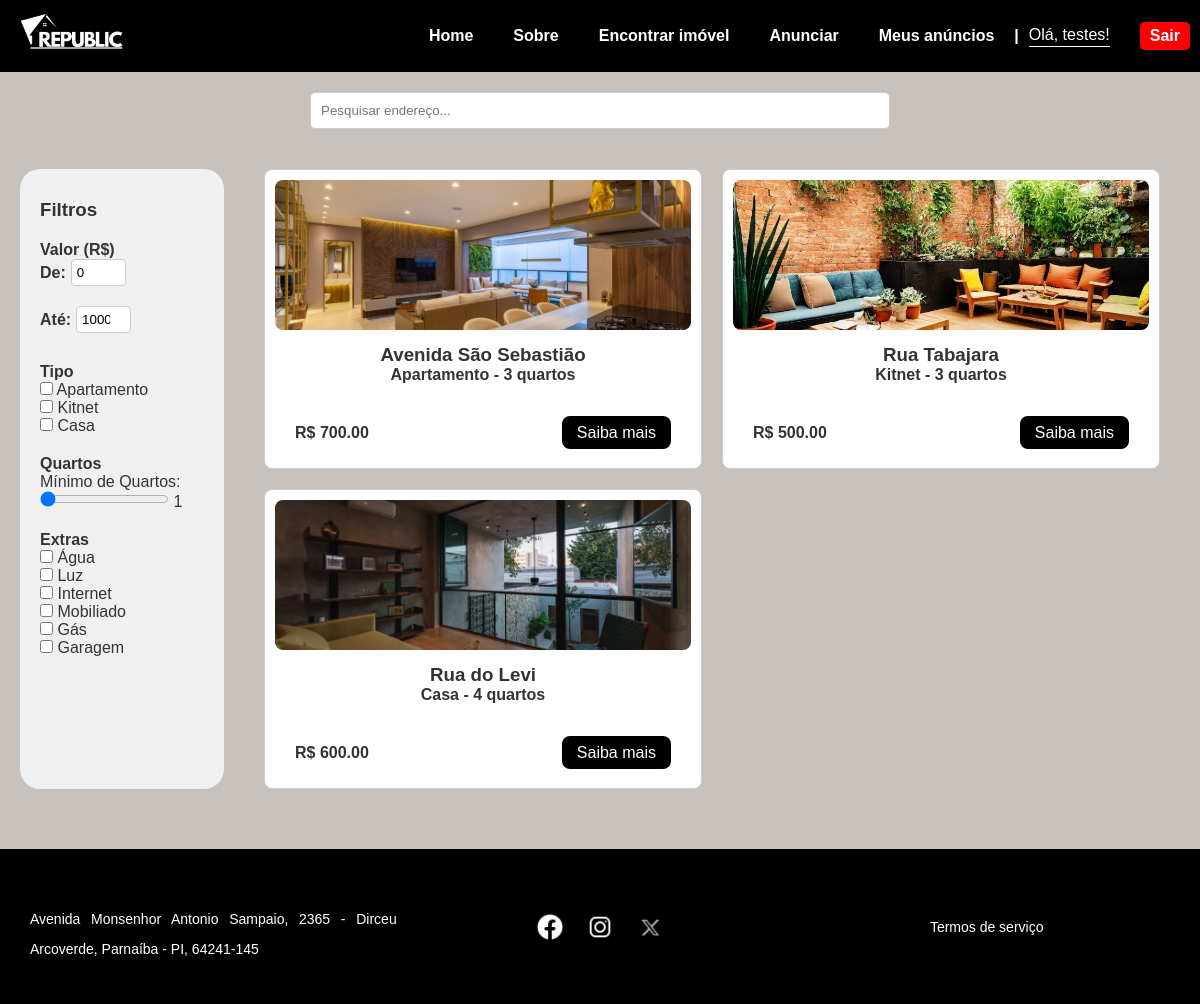
/pesquisa (signed in), run on the app's committed database.
### tables this page shows
CREATE TABLE usuarios (
            id INTEGER PRIMARY KEY AUTOINCREMENT,
            nome TEXT NOT NULL,
            email TEXT NOT NULL UNIQUE,
            senha TEXT NOT NULL,
            celular TEXT
        , tipo_usuario TEXT, telefone TEXT, solicitacao_exclusao INTEGER DEFAULT 0);

CREATE TABLE imoveis (
            id INTEGER PRIMARY KEY AUTOINCREMENT,
            endereco TEXT,
            bairro TEXT,
            numero TEXT,
            cep TEXT,
            complemento TEXT,
            valor REAL,
            quartos INTEGER,
            banheiros INTEGER,
            inclusos TEXT,
            outros TEXT,
            descricao TEXT,
            imagem TEXT,
            tipo TEXT,
            usuario_id INTEGER,
            ativo INTEGER DEFAULT 1,
            FOREIGN KEY (usuario_id) REFERENCES usuarios (id)
        );

### properties.py (the view)
@bp.route('/pesquisa')
def pesquisa():
    db = get_db()
    rows = db.execute(
        """
        SELECT id, tipo, endereco, quartos, valor, inclusos, imagem
        FROM imoveis
        WHERE ativo = 1
        """
    ).fetchall()
    imoveis = []
    for r in rows:
        imoveis.append({
            'id': r['id'],
            'tipo': r['tipo'],
            'quartos': r['quartos'],
            'valor': r['valor'],
            'endereco': r['endereco'],
            'inclusos': r['inclusos'].split(',') if r['inclusos'] else [],
            'imagens': r['imagem'].split(',') if r['imagem'] else ['default.jpg'],
        })
    return render_template('pesquisa.html', imoveis=imoveis)

### app.py (called while the page is built)
@app.context_processor
def inject_usuario():
    usuario_nome = tipo_usuario = None
    user_id = g.get('usuario_id')
    if user_id:
        db = get_db()
        param_placeholder = "%s" if current_app.config.get('DATABASE_URL') else "?"
        cur = db.execute(
            f'SELECT nome, tipo_usuario FROM usuarios WHERE id = {param_placeholder}', (user_id,)
        )
        row = cur.fetchone()
        if row:
            usuario_nome = row['nome']
            tipo_usuario = row['tipo_usuario']
    return dict(usuario_nome=usuario_nome, tipo_usuario=tipo_usuario)

@app.before_request
def load_logged_in_user():
    user_id = session.get('usuario_id')
    if user_id is None:
        g.usuario_id = None
    else:
        g.usuario_id = user_id # Armazena o ID do usuário em g para fácil acesso

### database.py (called while the page is built)
def get_db():
    if 'db' not in g:
        db_url = current_app.config.get('DATABASE_URL')
        if db_url: # Ambiente de Produção (Render) - Usar PostgreSQL
            try:
                g.db = psycopg2.connect(db_url)
                g.db.cursor_factory = psycopg2.extras.DictCursor
                print("Conectado ao PostgreSQL.")
            except Exception as e:
                print(f"Erro ao conectar ao PostgreSQL: {e}")
                raise ConnectionError(f"Não foi possível conectar ao banco de dados PostgreSQL: {e}")
        else: # Ambiente de Desenvolvimento (Local) - Usar SQLite
            os.makedirs(os.path.dirname(current_app.config['DATABASE']), exist_ok=True)
            g.db = sqlite3.connect(current_app.config['DATABASE'])
            g.db.row_factory = sqlite3.Row # Permite acessar colunas por nome
            print("Conectado ao SQLite.")
    return g.db

### templates/pesquisa.html (shortened to what this page needs)
<!DOCTYPE html>
<html lang="pt-BR">
<head>
    <link rel="stylesheet" href="{{ url_for('static', filename='css/style.css') }}">
    <link rel="stylesheet" href="{{ url_for('static', filename='css/pesquisa.css') }}">
</head>
<body>
    <header class="header">
        <div class="logo">
            <a href="{{ url_for('index') }}">
                <img src="{{ url_for('static', filename='img/logo/logo_branca.png') }}" alt="Republic Logo">
            </a>
        </div>
        <nav class="nav">
            <a href="{{ url_for('index') }}">Home</a>
            <a href="{{ url_for('sobre') }}">Sobre</a>
            <a href="{{ url_for('properties.pesquisa') }}">Encontrar imóvel</a>
            {% if tipo_usuario == 'anunciante' %}
            <a href="{{ url_for('properties.cadastro_imovel') }}">Anunciar</a>
            {% endif %}
            {% if tipo_usuario == 'anunciante' %}
            <a href="{{ url_for('properties.meus_imoveis') }}">Meus anúncios</a>
            {% endif %}
            {% if usuario_nome %}
            <div class="user-info">
                <div class="separator">|</div>
                <span class="saudacao">Olá, {{ usuario_nome }}!</span>
                <a href="{{ url_for('auth.logout') }}" class="logout-btn">Sair</a>
            </div>
            {% else %}
            <a href="{{ url_for('auth.cadastro') }}">Login / Cadastro</a>
            {% endif %}
        </nav>
    </header>
    <section class="search-bar">
        <input type="text" id="searchInput" placeholder="Pesquisar endereço..." aria-label="Pesquisar imóvel">
    </section>
    <main>
        <aside class="filters">
    <h3>Filtros</h3>
    <h4>Valor (R$)</h4>
    <div class="valores">
        <div class="filter-group-inline">
            <label for="minValor">De:</label>
            <input type="number" id="minValor" name="minValor" placeholder="Mínimo" min="0" value="0">
        </div>
        <div class="filter-group-inline">
            <label for="maxValor">Até:</label>
            <input type="number" id="maxValor" name="maxValor" placeholder="Máximo" min="0" value="1000">
        </div>
    </div>
    <h4>Tipo</h4>
    <label><input type="checkbox" name="tipo" value="apartamento"> Apartamento</label><br>
    <label><input type="checkbox" name="tipo" value="kitnet"> Kitnet</label><br>
    <label><input type="checkbox" name="tipo" value="casa"> Casa</label>
    <h4>Quartos</h4>
    <div class="slider-container">
        <label for="quartosSlider">Mínimo de Quartos:</label>
        <input type="range" id="quartosSlider" name="quartosSlider" min="1" max="5" value="1">
        <span id="quartosValue">1</span></div>
    <h4>Extras</h4>
    <label><input type="checkbox" name="extras" value="agua"> Água</label><br>
    <label><input type="checkbox" name="extras" value="luz"> Luz</label><br>
    <label><input type="checkbox" name="extras" value="internet"> Internet</label><br>
    <label><input type="checkbox" name="extras" value="mobiliado"> Mobiliado</label><br>
    <label><input type="checkbox" name="extras" value="gas"> Gás</label><br>
    <label><input type="checkbox" name="extras" value="garagem"> Garagem</label>
</aside>
        <section class="cards" id="cardContainer">
            {% for apt in imoveis %}
            <div class="card" data-tipo="{{ apt.tipo }}" data-quartos="{{ apt.quartos }}" data-valor="{{ apt.valor }}"
                data-extras="{{ apt.inclusos|join(',') }}" data-endereco="{{ apt.endereco }}">
                <div class="imagens-card">
                    {% set primeira_imagem = apt.imagens[0] if apt.imagens else 'default.jpg' %}
                    <img src="{{ url_for('static', filename='img/imoveis/' ~ primeira_imagem) }}" alt="Imagem do imóvel"
                        loading="lazy">
                </div>
                <h3>{{ apt.endereco }}</h3>
                <p>{{ apt.tipo|capitalize }} - {{ apt.quartos }} quarto{{ 's' if apt.quartos > 1 }}</p>
                <div class="card-footer">
                    <p class="preco">R$ {{ "%.2f"|format(apt.valor|float) }}</p>
                    <div class="botao">
                        <a href="{{ url_for('properties.detalhes_imovel', id=apt.id) }}">Saiba mais</a>
                    </div>
                </div>
            </div>
            {% endfor %}
        </section>
    </main>
    <footer class="footer">
        <div class="footer-content">
            <div class="container text-center">
                <div class="row">
                    <div class="col">
                        <p>Avenida Monsenhor Antonio Sampaio, 2365 - Dirceu Arcoverde, Parnaíba - PI, 64241-145</p>
                    </div>
                    <div class="col">
                        <div class="socials">
                            <a href="#"><img src="{{ url_for('static', filename='img/socials/facebook.png') }}"
                                    alt="Facebook"></a>
                            <a href="#"><img src="{{ url_for('static', filename='img/socials/ig.png') }}"
                                    alt="Instagram"></a>
                            <a href="#"><img src="{{ url_for('static', filename='img/socials/x.webp') }}" alt="X"></a>
                        </div>
                    </div>
                    <div class="col">
                        <a href="{{ url_for('termos') }}">Termos de serviço</a>
                    </div>
                </div>
            </div>
        </div>
    </footer>
</body>
</html>

### static/css/style.css (style rules this page uses)
* { margin: 0; padding: 0; box-sizing: border-box; }
html, body { overflow-x: hidden; width: 100%; / }
body { font-family: Arial, sans-serif; background-color: #c6c1bd; color: #333; }
:root { --cor-primary: #000000; --cor-secundary: #ffffff; --cor-accent: #e7a500; --cor-cta: rgba(255, 255, 255, 0.589); --cor-footer-bg: #000000; --cor-footer-text: #ffffff; }
.header { background: var(--cor-primary); display: flex; align-items: center; justify-content: space-between; padding: 10px; }
.logo img { width: 120px; }
.nav { display: flex; align-items: center; gap: 20px; }
.nav a { color: var(--cor-secundary); text-decoration: none; margin-left: 20px; font-weight: bold; }
.user-info { display: flex; align-items: center; gap: 10px; }
.separator { color: var(--cor-secundary); font-weight: bold; }
.saudacao { color: var(--cor-secundary); border-bottom: 1px solid var(--cor-secundary); padding-bottom: 2px; }
.logout-btn { background-color: red; color: var(--cor-secundary); padding: 5px 10px; border-radius: 5px; text-decoration: none; font-weight: bold; transition: background-color 0.3s; }
.card { background-color: rgba(255, 255, 255, 0.849); padding: 20px; border-radius: 10px; width: 300px; height: 250px; }
.card img { width: 50px; height: 50px; margin-top: 25%; margin-bottom: 10px; }
.card p { font-size: 16px; font-weight: bold; }
.container { padding: 30px 50px; }
.container p { text-align: justify; line-height: 30px; margin-top: 15px; }
.footer { background-color: var(--cor-footer-bg); color: var(--cor-footer-text); padding: 30px 0; font-size: 14px; }
.footer-content .container { max-width: 1200px; margin: 0 auto; padding: 0 20px; }
.footer-content .row { display: flex; justify-content: space-between; align-items: center; flex-wrap: wrap; text-align: center; }
.footer-content .col { flex: 1; padding: 10px; }
.footer-content .socials a img { width: 30px; margin: 0 8px; vertical-align: middle; }
.footer-content a { color: var(--cor-footer-text); text-decoration: none; }

### static/css/pesquisa.css (style rules this page uses)
html, body { overflow-x: hidden; width: 100%; }
.search-bar { margin: 20px; text-align: center; }
.search-bar input { padding: 10px; width: 50%; border-radius: 5px; border: 1px solid #ccc; }
main { display: flex; }
.filters { width: 17%; padding: 20px; background: #f0f0f0; margin: 20px; border-radius: 20px; }
.filters h3 { margin-top: 10px; }
.filters h4 { margin-top: 20px; }
.filter-group-inline { display: flex; align-items: center; gap: 5px; margin-bottom: 10px; }
.filter-group-inline label { flex-shrink: 0; font-weight: bold; min-width: 20px; text-align: right; }
.filter-group-inline input[type="number"] { flex-grow: 1; width: auto; max-width: 55px; padding: 5px; border: 1px solid #ccc; border-radius: 4px; box-sizing: border-box; }
.cards { width: 78%; padding: 20px; display: grid; grid-template-columns: repeat(auto-fill, minmax(300px, 1fr)); gap: 20px; }
.cards .card { width: 100%; height: 300px; background: white; border: 1px solid #ccc; padding: 10px; border-radius: 8px; text-align: center; display: flex; flex-direction: column; justify-content: space-between; }
.card img { width: 100%; height: 150px; object-fit: cover; border-radius: 8px; margin-top: 0; }
.card-footer { display: flex; justify-content: space-between; align-items: center; margin-top: 20px; width: 100%; padding: 20px; }
.preco { font-weight: bold; font-size: 1.2em; text-align: left; flex: 1; }
.botao { text-align: right; }
.botao a { background-color: black; color: white; padding: 8px 15px; text-decoration: none; border-radius: 8px; }
footer { background: black; color: white; padding: 20px; margin-top: 40px; }
.valores { display: flex; gap: 10px; margin-bottom: 10px; flex-wrap: wrap; justify-content: space-between; }

### data on the page
usuarios: nome "testes"
imoveis: shows a picture, endereco "Avenida São Sebastião", tipo "Apartamento", quartos "3", quartos "s", valor "700.00"
imoveis: shows a picture, endereco "Rua Tabajara", tipo "Kitnet", quartos "3", quartos "s", valor "500.00"
imoveis: shows a picture, endereco "Rua do Levi", tipo "Casa", quartos "4", quartos "s", valor "600.00"
